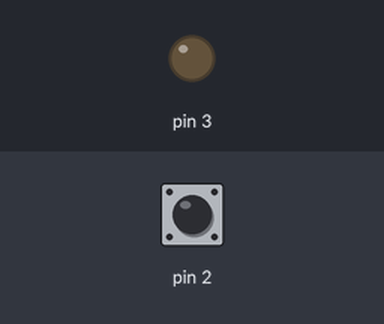
Recording of a program running on a simulated Arduino Uno, built with avr-gcc and run on an emulated ATmega328P. Parts: output pins drawn as LEDs (lit = HIGH). Dashed ring = blinking. Inputs (shaded band) come from the test bench; at power-on: pin 2 LOW.

Above: at 1.2 s.
1.3 s: pin 2 driven HIGH
At 1.8 s:
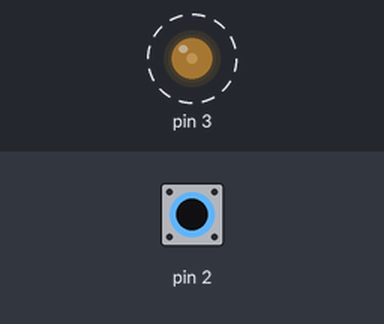
4.3 s: pin 2 pulsed LOW 2 times (0.12 s each, 0.3 s apart)
At 4.59 s:
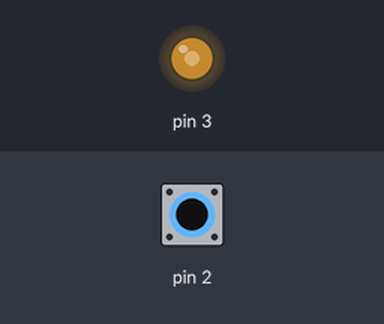
7.9 s: pin 2 pulsed LOW 5 times (0.12 s each, 0.3 s apart)
At 8.19 s:
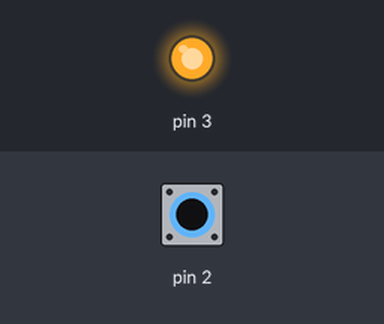
Timing chart, 0 to 16.9 s (numbered marks = the images above; inputs shaded):
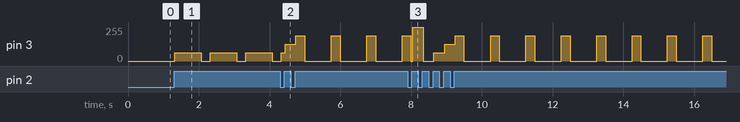

The program:

main.cpp
```cpp
// main.cpp
#include <Arduino.h>
#include "../include/Program.h"

Program* programme;

void setup() {
    programme = new Program();
    programme->initialiser();
}

void loop() {
    programme->loop();
}
```

Action.h
```cpp
#pragma once
#include "Arduino.h"

class Action {
public:
    virtual ~Action() = default;
    virtual void Executer() = 0;
};
```

ActionClignotementCyclique.h
```cpp
// ActionClignotementCyclique.h
#ifndef ACTION_CLIGNOTEMENT_CYCLIQUE_H
#define ACTION_CLIGNOTEMENT_CYCLIQUE_H

#include "Action.h"
#include "DEL.h"

class ActionClignotementCyclique : public Action {
private:
    DEL* del;
    int modeActuel;  // 0=éteint, 1=25%, 2=50%, 3=75%, 4=100%

public:
    ActionClignotementCyclique(DEL* del);
    void Executer() override;
    int getModeActuel() const;
};

#endif
```

ActionModifierIntensiteDEL.h
```cpp
#pragma once

// ActionModifierIntensiteDEL.h
#ifndef ACTION_MODIFIER_INTENSITE_DEL_H
#define ACTION_MODIFIER_INTENSITE_DEL_H

#include "Action.h"
#include "DEL.h"

class ActionModifierIntensiteDEL : public Action {
private:
    DEL* del;

public:
    ActionModifierIntensiteDEL(DEL* del);
    void Executer() override;
};

#endif
```

Bouton.h
```cpp
#pragma once

// Bouton.h
#ifndef BOUTON_H
#define BOUTON_H

#include <Arduino.h>
#include "Action.h"


class Bouton {
private:
    uint8_t m_pin;
    int m_dernierEtat;
    int m_dernierEtatStable;
    unsigned long m_derniereDateChangement;
    unsigned long m_delaiAntiRebond;
    Action* m_actionAppui;
    Action* m_actionRelachement;

public:
    Bouton(uint8_t p_pin, unsigned long p_delaiAntiRebond = 25);
    void Initialiser();
    void MiseAJour();
    void SetActionAppui(Action* p_action);
    void SetActionRelachement(Action* p_action);
    bool EstAppuye() const;
};

#endif
```

DEL.h
```cpp
// DEL.h
#pragma once
#include <stdint.h>

class DEL {
public:
    DEL(uint8_t p_pinDel);

    void setIntensite(uint8_t p_intensite);        // 0-100%
    uint8_t getIntensite() const;
    bool estAllumee() const;
    bool estEnClignotement() const;

    void allumer();
    void allumer(uint8_t p_intensite);
    void eteindre();
    void basculer();

    // Nouvelles méthodes pour le clignotement
    void demarrerClignotement(unsigned long tempsAllume, unsigned long tempsEteint);
    void arreterClignotement();
    void mettreAJourClignotement();

private:
    uint8_t m_pinDel;
    uint8_t m_intensite;        // 0-100%
    uint8_t m_intensitePWM;     // 0-255
    bool m_estAllumee;

    // Variables pour le clignotement
    bool m_estEnClignotement;
    unsigned long m_tempsAllume;
    unsigned long m_tempsEteint;
    unsigned long m_dernierChangement;
    bool m_etatClignotement;    // true = allumé, false = éteint dans le cycle

    void mettreAJourSortie();
    uint8_t convertirVersPWM(uint8_t intensitePercent);
};
```

Program.h
```cpp
// Program.h
#ifndef PROGRAM_H
#define PROGRAM_H

#include "DEL.h"
#include "Bouton.h"
#include "ActionClignotementCyclique.h"

class Program {
private:
    DEL* led;
    Bouton* bouton;
    ActionClignotementCyclique* actionClignotement;

public:
    Program();
    ~Program();
    void initialiser();
    void loop();
};

#endif
```

ActionClignotementCyclique.cpp
```cpp
// ActionClignotementCyclique.cpp
#include "../include/ActionClignotementCyclique.h"

ActionClignotementCyclique::ActionClignotementCyclique(DEL* del)
    : del(del), modeActuel(0) {}

void ActionClignotementCyclique::Executer() {
    if (del == nullptr) {
        return;
    }

    // Passer au mode suivant (cycle de 0 à 4)
    modeActuel = (modeActuel + 1) % 5;

    switch (modeActuel) {
    case 0:
        // DEL éteinte
        del->eteindre();
        break;

    case 1:
        // DEL allumée à 25%, 750ms allumée, 250ms éteinte
        del->setIntensite(25);
        del->demarrerClignotement(750, 250);
        break;

    case 2:
        // DEL allumée à 50%, 500ms allumée, 500ms éteinte
        del->setIntensite(50);
        del->demarrerClignotement(500, 500);
        break;

    case 3:
        // DEL allumée à 75%, 250ms allumée, 750ms éteinte
        del->setIntensite(75);
        del->demarrerClignotement(250, 750);
        break;

    case 4:
        // DEL allumée à 100% (fixe)
        del->setIntensite(100);
        del->allumer();
        break;
    }
}

int ActionClignotementCyclique::getModeActuel() const {
    return modeActuel;
}
```

ActionModifierIntensiteDEL.cpp
```cpp
// ActionModifierIntensiteDEL.cpp
#include "../include/ActionModifierIntensiteDEL.h"

ActionModifierIntensiteDEL::ActionModifierIntensiteDEL(DEL* del) : del(del) {}

void ActionModifierIntensiteDEL::Executer() {
    if (del != nullptr) {
        del->basculer();
    }
}
```

Bouton.cpp
```cpp
// Bouton.cpp
#include "../include/Bouton.h"

Bouton::Bouton(uint8_t p_pin, unsigned long p_delaiAntiRebond)
    : m_pin(p_pin),
      m_dernierEtat(HIGH),
      m_dernierEtatStable(HIGH),
      m_derniereDateChangement(0),
      m_delaiAntiRebond(p_delaiAntiRebond),
      m_actionAppui(nullptr),
      m_actionRelachement(nullptr) {}

void Bouton::Initialiser() {
    pinMode(m_pin, INPUT);
    m_dernierEtat = digitalRead(m_pin);
    m_dernierEtatStable = m_dernierEtat;
}

void Bouton::MiseAJour() {
    int etatActuel = digitalRead(m_pin);
    unsigned long tempsActuel = millis();

    if (etatActuel != m_dernierEtat) {
        m_derniereDateChangement = tempsActuel;
        m_dernierEtat = etatActuel;
    }

    if (tempsActuel - m_derniereDateChangement > m_delaiAntiRebond) {
        if (m_dernierEtatStable == HIGH && etatActuel == LOW) {
            // Bouton appuyé
            if (m_actionAppui != nullptr) {
                m_actionAppui->Executer();
            }
        } else if (m_dernierEtatStable == LOW && etatActuel == HIGH) {
            // Bouton relâché
            if (m_actionRelachement != nullptr) {
                m_actionRelachement->Executer();
            }
        }
        m_dernierEtatStable = etatActuel;
    }
}

void Bouton::SetActionAppui(Action* p_action) {
    m_actionAppui = p_action;
}

void Bouton::SetActionRelachement(Action* p_action) {
    m_actionRelachement = p_action;
}

bool Bouton::EstAppuye() const {
    return m_dernierEtatStable == LOW;
}
```

DEL.cpp
```cpp
// DEL.cpp
#include <Arduino.h>
#include "../include/DEL.h"

DEL::DEL(uint8_t p_pinDel)
    : m_pinDel(p_pinDel),
      m_intensite(100),
      m_intensitePWM(255),
      m_estAllumee(false),
      m_estEnClignotement(false),
      m_tempsAllume(0),
      m_tempsEteint(0),
      m_dernierChangement(0),
      m_etatClignotement(false) {
    pinMode(m_pinDel, OUTPUT);
    eteindre();
}

void DEL::setIntensite(uint8_t p_intensite) {
    if (p_intensite > 100) {
        p_intensite = 100;
    }
    m_intensite = p_intensite;
    m_intensitePWM = convertirVersPWM(p_intensite);

    if (m_estAllumee && !m_estEnClignotement) {
        mettreAJourSortie();
    }
}

uint8_t DEL::getIntensite() const {
    return m_intensite;
}

bool DEL::estAllumee() const {
    return m_estAllumee;
}

bool DEL::estEnClignotement() const {
    return m_estEnClignotement;
}

void DEL::allumer() {
    arreterClignotement();
    m_estAllumee = true;
    mettreAJourSortie();
}

void DEL::allumer(uint8_t p_intensite) {
    setIntensite(p_intensite);
    allumer();
}

void DEL::eteindre() {
    arreterClignotement();
    m_estAllumee = false;
    analogWrite(m_pinDel, 0);
}

void DEL::basculer() {
    if (m_estAllumee || m_estEnClignotement) {
        eteindre();
    } else {
        allumer();
    }
}

void DEL::demarrerClignotement(unsigned long tempsAllume, unsigned long tempsEteint) {
    m_estEnClignotement = true;
    m_estAllumee = false;  // On gère l'état via le clignotement
    m_tempsAllume = tempsAllume;
    m_tempsEteint = tempsEteint;
    m_dernierChangement = millis();
    m_etatClignotement = true;  // Commence allumé
    mettreAJourSortie();
}

void DEL::arreterClignotement() {
    m_estEnClignotement = false;
}

void DEL::mettreAJourClignotement() {
    if (!m_estEnClignotement) {
        return;
    }

    unsigned long tempsActuel = millis();
    unsigned long tempsEcoule = tempsActuel - m_dernierChangement;

    if (m_etatClignotement && tempsEcoule >= m_tempsAllume) {
        // Passer à l'état éteint
        m_etatClignotement = false;
        m_dernierChangement = tempsActuel;
        mettreAJourSortie();
    } else if (!m_etatClignotement && tempsEcoule >= m_tempsEteint) {
        // Passer à l'état allumé
        m_etatClignotement = true;
        m_dernierChangement = tempsActuel;
        mettreAJourSortie();
    }
}

void DEL::mettreAJourSortie() {
    if (m_estEnClignotement) {
        if (m_etatClignotement) {
            analogWrite(m_pinDel, m_intensitePWM);
        } else {
            analogWrite(m_pinDel, 0);
        }
    } else if (m_estAllumee) {
        analogWrite(m_pinDel, m_intensitePWM);
    } else {
        analogWrite(m_pinDel, 0);
    }
}

uint8_t DEL::convertirVersPWM(uint8_t intensitePercent) {
    return map(intensitePercent, 0, 100, 0, 255);
}
```

Program.cpp
```cpp
// Program.cpp
#include "../include/Program.h"

Program::Program() {
    led = new DEL(3);
    bouton = new Bouton(2, 25);
    actionClignotement = new ActionClignotementCyclique(led);
}

Program::~Program() {
    delete led;
    delete bouton;
    delete actionClignotement;
}

void Program::initialiser() {
    led->setIntensite(100);  // Intensité par défaut
    bouton->Initialiser();
    bouton->SetActionRelachement(actionClignotement);
}

void Program::loop() {
    bouton->MiseAJour();
    led->mettreAJourClignotement();  // Important : mise à jour du clignotement
}
```

Measured:
- after the input at 1.3 s, pin 3: alternates 63/255 for 0.75 s and 0/255 for 0.25 s, starting at once
